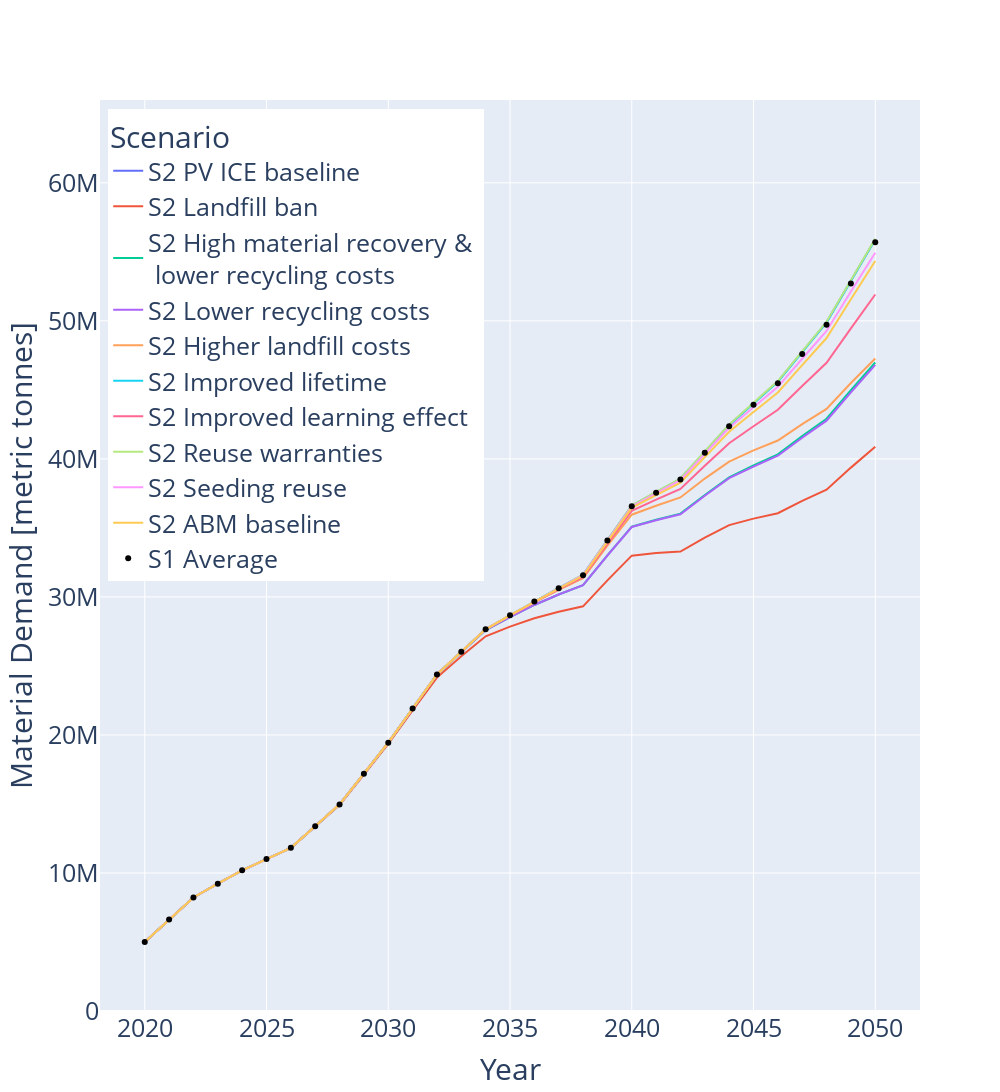

The notebook cell saved with this chart:
### Markdown cell above
## Plotting with USyearly and UScum data frames: r2

### Code cell
#simulation 2 lines
filter_col = [col for col in UScum if (col.startswith('VirginStock_Module_ABM_Simulation2'))]
df2 = UScum[filter_col]
df2 = df2.set_axis(pretty_scenarios, axis=1)
df2['year'] = list(range(1995,2051))
df2 = df2.melt(id_vars = 'year')
df2 = df2[df2.year.isin(list(range(2020,2051)))]

#simulation 1 average
s1_avg = list(df_avg_r1_virgin_material_demand_cum["value"][:].values)

fig = go.Figure()

for myscenario in pretty_scenarios:
    y_values = list(df2[df2.variable.isin([myscenario])].loc[:,'value'].values)
    fig.add_trace(go.Scatter(x=list(range(2020,2051)), y=y_values,
                    mode='lines',
                    name='S2 '+ myscenario))
    
fig.add_trace(go.Scatter(x=list(range(2020,2051)), y=s1_avg,
                    mode='markers',
                    name='S1 Average',
                        marker_color = 'black'))


fig.update_layout( #title_text='Simulations 1 & 2: Cumulative Virgin Material Demand', title_x=0.5, 
                 xaxis_title="Year",
    yaxis_title="Material Demand [metric tonnes]",
    legend_title="Scenario", height = 1100, width = 1000)
fig.update_layout(font=dict(size=25))
fig.update_layout(legend=dict(
    yanchor="top",
    y=0.99,
    xanchor="left",
    x=0.01
))
fig.update_yaxes(range=[0,66000000])
fig.show()
